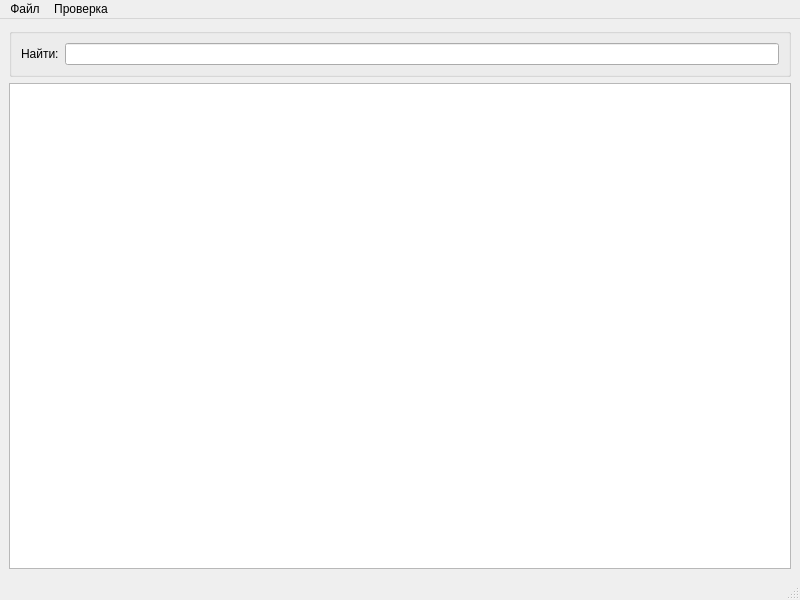
<?xml version="1.0" encoding="UTF-8"?>
<ui version="4.0">
 <class>winkladrClass</class>
 <widget class="QMainWindow" name="winkladrClass">
  <property name="geometry">
   <rect>
    <x>0</x>
    <y>0</y>
    <width>800</width>
    <height>600</height>
   </rect>
  </property>
  <property name="windowTitle">
   <string>Российский адресный справочник</string>
  </property>
  <widget class="QWidget" name="centralwidget">
   <layout class="QGridLayout" name="gridLayout_2">
    <item row="0" column="0">
     <widget class="QGroupBox" name="groupBoxFind">
      <property name="enabled">
       <bool>true</bool>
      </property>
      <property name="sizePolicy">
       <sizepolicy hsizetype="Preferred" vsizetype="Minimum">
        <horstretch>0</horstretch>
        <verstretch>0</verstretch>
       </sizepolicy>
      </property>
      <property name="title">
       <string/>
      </property>
      <layout class="QGridLayout" name="gridLayout">
       <item row="0" column="0">
        <layout class="QHBoxLayout" name="horizontalLayout">
         <item>
          <widget class="QLabel" name="label">
           <property name="sizePolicy">
            <sizepolicy hsizetype="Minimum" vsizetype="Minimum">
             <horstretch>0</horstretch>
             <verstretch>0</verstretch>
            </sizepolicy>
           </property>
           <property name="text">
            <string>Найти:</string>
           </property>
          </widget>
         </item>
         <item>
          <widget class="QLineEdit" name="lineFind"/>
         </item>
        </layout>
       </item>
      </layout>
     </widget>
    </item>
    <item row="1" column="0">
     <widget class="QTableView" name="tableView"/>
    </item>
   </layout>
  </widget>
  <widget class="QMenuBar" name="menubar">
   <property name="geometry">
    <rect>
     <x>0</x>
     <y>0</y>
     <width>800</width>
     <height>21</height>
    </rect>
   </property>
   <widget class="QMenu" name="menuFile">
    <property name="title">
     <string>Файл</string>
    </property>
    <addaction name="actionLoad_form_DBF"/>
    <addaction name="separator"/>
    <addaction name="actionExit"/>
   </widget>
   <widget class="QMenu" name="menuTest">
    <property name="title">
     <string>Проверка</string>
    </property>
    <addaction name="actionInputAddress"/>
   </widget>
   <addaction name="menuFile"/>
   <addaction name="menuTest"/>
  </widget>
  <widget class="QStatusBar" name="statusbar"/>
  <action name="actionExit">
   <property name="text">
    <string>Выход</string>
   </property>
  </action>
  <action name="actionLoad_form_DBF">
   <property name="text">
    <string>Загрузить из  DBF...</string>
   </property>
  </action>
  <action name="actionInputAddress">
   <property name="text">
    <string>Ввод адреса</string>
   </property>
  </action>
 </widget>
 <resources/>
 <connections/>
</ui>
